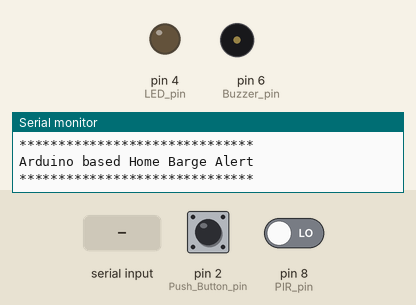
Recording of a sketch running on a simulated Arduino Uno, built with avr-gcc and run on an emulated ATmega328P. Parts: output pins drawn as LEDs (lit = HIGH), buzzer (waves = sounding, pin HIGH), the last lines printed to the serial monitor. Dashed ring = blinking. The inputs (shaded band) are chosen by the test bench; at power-on: pin 8 (PIR_pin) LOW, pin 2 (Push_Button_pin) LOW.

Above: at 2.8 s.
2.9 s: pin 8 (PIR_pin) driven HIGH
4.5 s: "1" received over Serial
At 5.6 s:
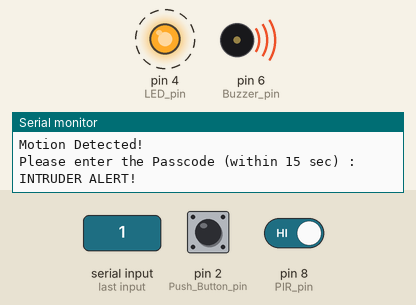
Timing chart, 0 to 14.2 s (numbered marks = the images above; inputs shaded):
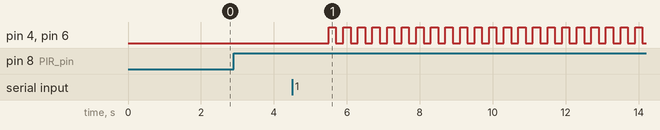

Measured:
- after the input at 4.5 s, pin 4 (LED_pin), pin 6 (Buzzer_pin): alternates HIGH for 0.20 s and LOW for 0.20 s, starting after 1.0 s

The sketch:

Code.ino
```cpp
int PIR_pin = 8;
int Buzzer_pin = 6;
int LED_pin = 4;
int Push_Button_pin = 2;
int state = LOW;
long start_time = 0;
long curr_time = 0;
String passcode = "password";
String input = "";

void setup()
{
  pinMode(PIR_pin, INPUT);
  pinMode(Buzzer_pin, OUTPUT);
  pinMode(LED_pin, OUTPUT);
  pinMode(Push_Button_pin, INPUT);
  Serial.begin(9600);
}

void loop()
{
  state = LOW;
  input = "";
  Serial.println("Arduino based Home Barge Alert");
  int state = digitalRead(PIR_pin);
  if(state == HIGH)
  {
    start_time = millis() / 1000;
    Serial.println("Motion Detected!");
    Serial.println("Please enter the Passcode (within 15 sec) : ");
    while(curr_time - start_time < 15)
    {
      if(Serial.available() > 0)
      {
        input = Serial.readString();
        break;
      }
      curr_time = millis() / 1000;
    }
    if(input == passcode)
    {
      Serial.println("Welcome!");
    }
    else
    {
      Serial.println("INTRUDER ALERT!");
      while(digitalRead(Push_Button_pin) != HIGH)
      {
        digitalWrite(Buzzer_pin, HIGH);
        digitalWrite(LED_pin, HIGH);
    	delay(200);
    	digitalWrite(Buzzer_pin, LOW);
    	digitalWrite(LED_pin, LOW);
    	delay(200);
  	  }
    }
  }
  Serial.println("******************************");
  delay(1000);
}
```
